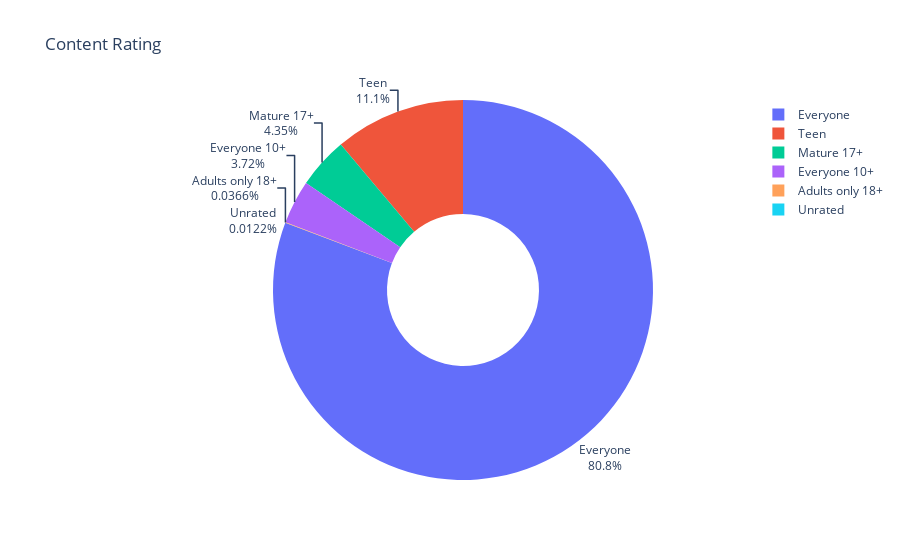

Notebook source saved alongside this figure:
### Code cell
# Doughnut Version
fig = px.pie(labels=ratings.index,
             values=ratings.values,
             title="Content Rating",
             names=ratings.index,
             hole=0.4)

fig.update_traces(textposition='outside', 
                  textinfo='percent+label')

### Figure 1 — Plotly figure (JSON) as saved in the notebook; plotly's stock layout.template omitted (floating-point values rounded to 4 significant figures)
{"data": [{"domain": {"x": [0, 1], "y": [0, 1]}, "hole": 0.4, "hovertemplate": "label=%{label}<br>value=%{value}<extra></extra>", "labels": ["Everyone", "Teen", "Mature 17+", "Everyone 10+", "Adults only 18+", "Unrated"], "legendgroup": "", "name": "", "showlegend": true, "textinfo": "percent+label", "textposition": "outside", "type": "pie", "values": [6621, 912, 357, 305, 3, 1]}], "layout": {"legend": {"tracegroupgap": 0}, "title": {"text": "Content Rating"}}}
